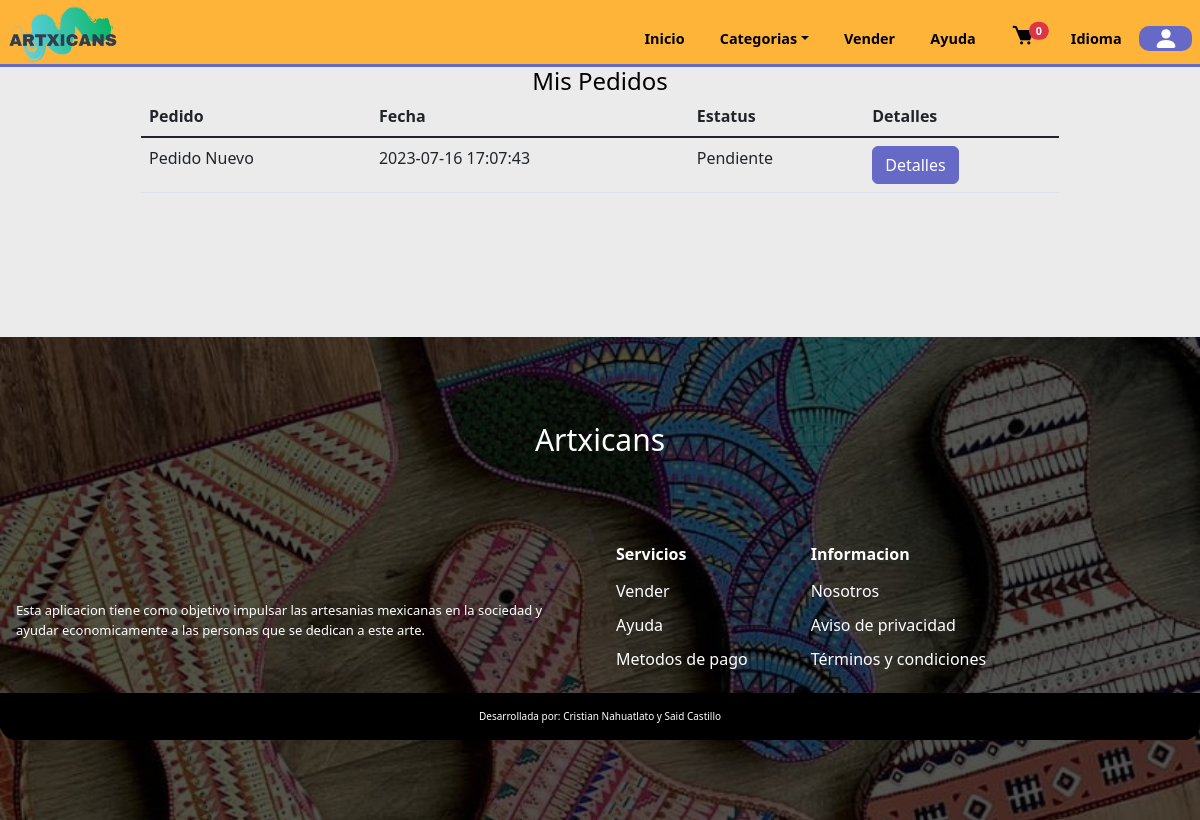
/my-orders.php (signed in), run on an earlier commit of the app's database.
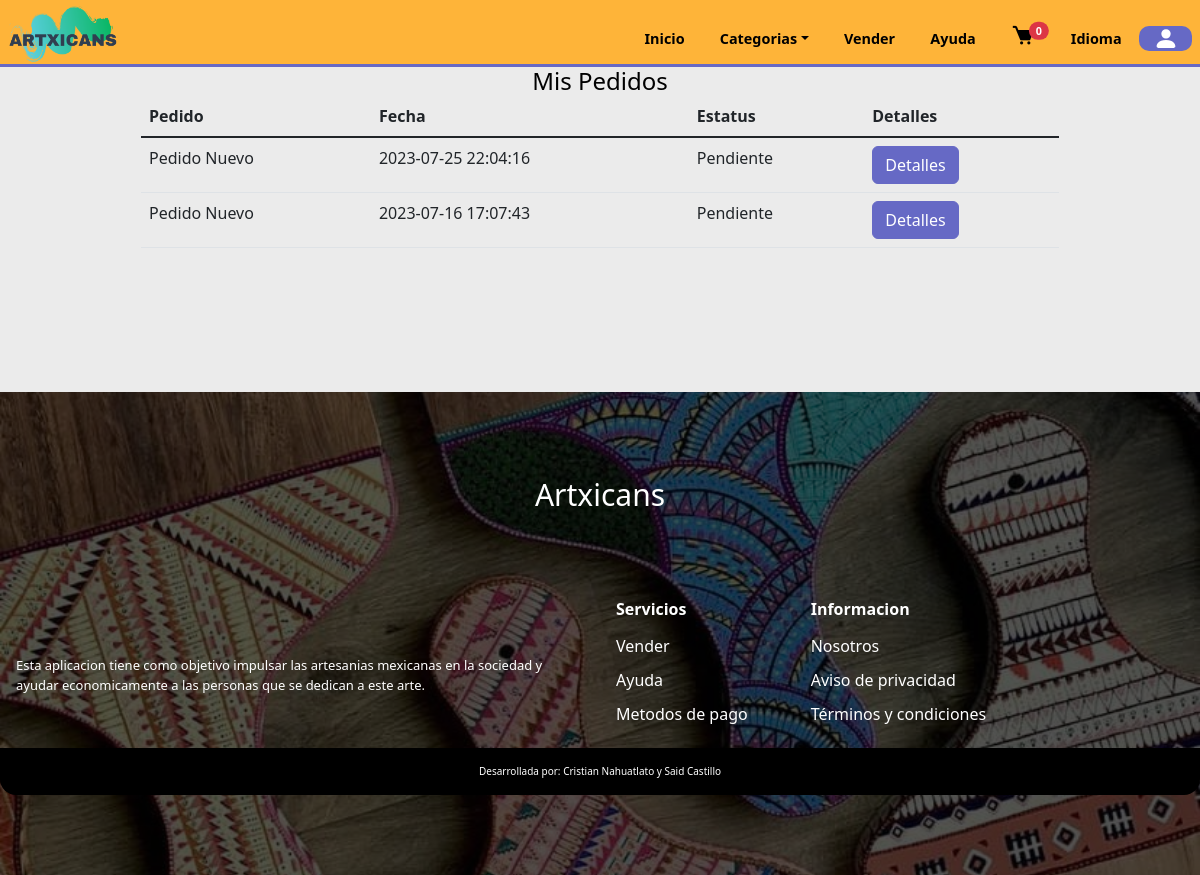
And on a later commit of the database.
### tables this page shows
CREATE TABLE `detalleventa` (
  `id` int(11) NOT NULL,
  `id_venta` int(11) NOT NULL,
  `id_producto` int(11) NOT NULL,
  `preciounitario` decimal(20,2) NOT NULL,
  `cantidad` int(11) NOT NULL,
  `ID_registro` int(11) DEFAULT NULL
);

CREATE TABLE `ventas` (
  `id_venta` int(11) NOT NULL,
  `clavetransaccion` varchar(250) NOT NULL,
  `paypaldatos` text NOT NULL,
  `fecha` datetime NOT NULL,
  `correo` varchar(5000) NOT NULL,
  `total` decimal(60,2) NOT NULL,
  `estatus` varchar(250) NOT NULL,
  `envio` varchar(50) NOT NULL,
  `crastreo` varchar(200) NOT NULL
);

### my-orders.php (the view, shortened to what this page needs)
<?php
    include('./global/conexion.php');
    include('./templates/cabecera.php');
    $id_user = $_SESSION['id'];
?>
    <section class="my-orders">
        <h2 align="center">Mis Pedidos</h2>
        <div class="order-seller-table row d-flex justify-content-center">
        <table class="table table-responsive w-75">
            <thead>
                <tr>
                <th scope="col">Pedido</th>
                <th scope="col">Fecha</th>
                <th scope="col">Estatus</th>
                <th scope="col">Detalles</th>
                </tr>
            </thead>
            <tbody class="table-group-divider">
            <?php
                $query = mysqli_query($conn,"SELECT * FROM ventas INNER JOIN detalleventa ON
                ventas.id_venta = detalleventa.id_venta INNER JOIN products ON
                detalleventa.id_producto = products.id_product WHERE ventas.estatus = 'completo'
                AND products.ID_registro = '$id_user'
                ORDER BY ventas.id_venta DESC");
                while($data = mysqli_fetch_row($query)){
            ?>
                <tr>
                <?php
                    $estatus = $data[7];
                    if($estatus == 'Pendiente'):
                ?>
                <td>Pedido Nuevo</td>
                <?php elseif ($estatus == 'Enviado'):?>
                <td>Pedido en Proceso</td>
                <?php else:?>
                <td>Pedido Completado</td>
                <?php endif?>
                <td><?php echo $data[3]?></td>
                <td><?php echo $data[7]?></td>
                <td><button type="button" class="btn btn-info" onclick="location.href='./single-order.php?venta=<?php echo base64_encode($data[0]);?>'">Detalles</button></td>
                </tr>
            <?php
                 }
            ?>
            </tbody>
</table>
        </div>
    </section>
<?php
    include('./templates/pie.php');
?>

What changed in the data, as far as the page shows it:
added detalleventa: id_venta.fecha "2023-07-25 22:04:16", id_venta.envio "Pendiente"
